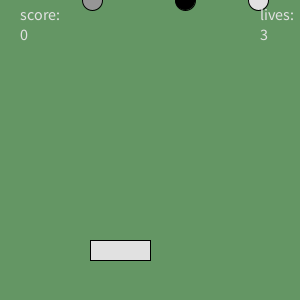
Frame 1 (no input)
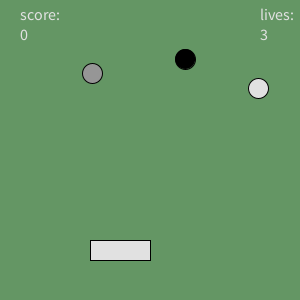
Frame 60 (the mouse pressed at the canvas centre just before this capture)
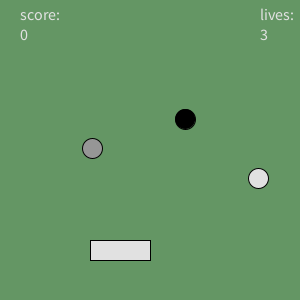
Frame 120 (the mouse held since frame 60 and released just before this capture)

The Processing sketch that drew these frames (run headless with seeded random() and noise(); from frame 60 on, the mouse is pressed at the canvas centre):

// Processing sketch: sketch_3_6_c
// ── sketch_3_6_c.pde
void setup() {
  size(300, 300);
}
float y1=0;
float x1=random(300/10, 300*0.9);
float y2=0;
float x2=random(300/10, 300*0.9);
float y3=0;
float x3=random(300/10, 300*0.9);
float r=20;
float rectx=0;
int score=0;
int life =3;
void draw() {
  if (keyPressed){if (keyCode==RIGHT){
  rectx+=3;}
  if (keyCode==LEFT){
  rectx-=3;}}
  background(100,150,100);
  textSize(16);

  fill(0);ellipse(x1, y1, r, r);
  fill(150);ellipse(x2, y2, r, r);
  fill(225);ellipse(x3, y3, r, r);
  y1++;
  y2+=1.25;
  y3+=1.5;

  if (y1>=width+r/2) {
    y1=0;
    x1=random(width/10, width*0.9);
    life--;
  }
  if (y2>=width+r/2) {
    y2=0;
    x2=random(width/10, width*0.9);
    life--;
  }
  if (y3>=width+r/2) {
    y3=0;
    x3=random(width/10, width*0.9);
    life--;
  }
    rect(rectx+150-60,260-20,60,20);
    if (rectx>=150){
    rectx=150;}
    if (rectx<=-90){
    rectx=-90;}
    if (y1>=260-20 && x1>=rectx+150-60&&x1<=rectx+150-60+60){
      y1=-r/2;
      x1=random(width/10, width*0.9);
      score++;
    }
     if (y2>=260-20 && x2>=rectx+150-60&& x2<=rectx+150-60+60){
      y2=-r/2;
      x2=random(width/10, width*0.9);
      score++;
    }
    if (y3>=260-20 && x3>=rectx+150-60&& x3<=rectx+150-60+60){
      y3=-r/2;
      x3=random(width/10, width*0.9);
      score++;}
      text("score:",20,20);text(score,20,40);
      text("lives:",260,20);text(life,260,40);
      if (life==0){
      textSize(50);
      fill(200,0,0);
      textAlign(CENTER);
      text("Game over",150,150);
      textSize(25);
      text("click to continue",150,200);
       noLoop();}}
void mousePressed(){
  if (life==0){
      life=3;
      score=0;
      y1=-r/2;
      x1=random(width/10, width*0.9);
      y2=-r/2;
      x2=random(width/10, width*0.9);
      y3=-r/2;
      x3=random(width/10, width*0.9);
      loop();
      textSize(16);
      textAlign(LEFT);
      }
  }
